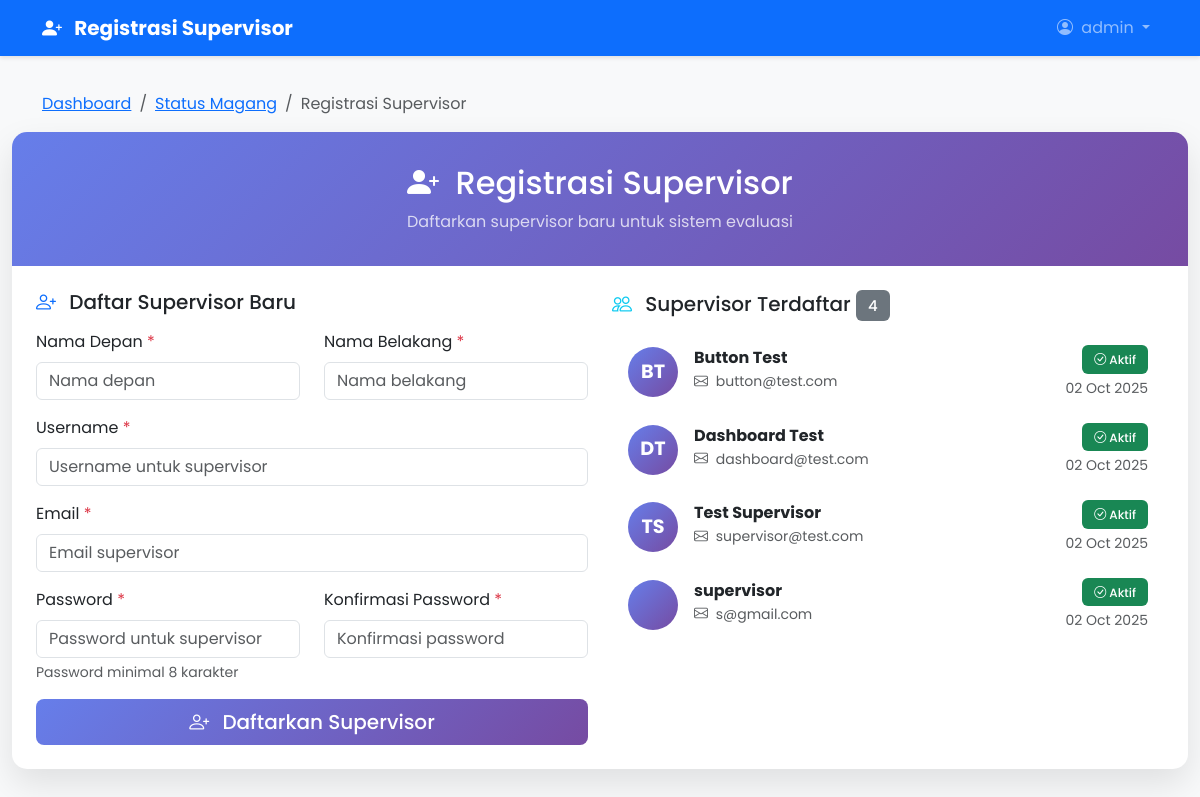
/register-supervisor/ (signed in), run on an earlier commit of the app's database.
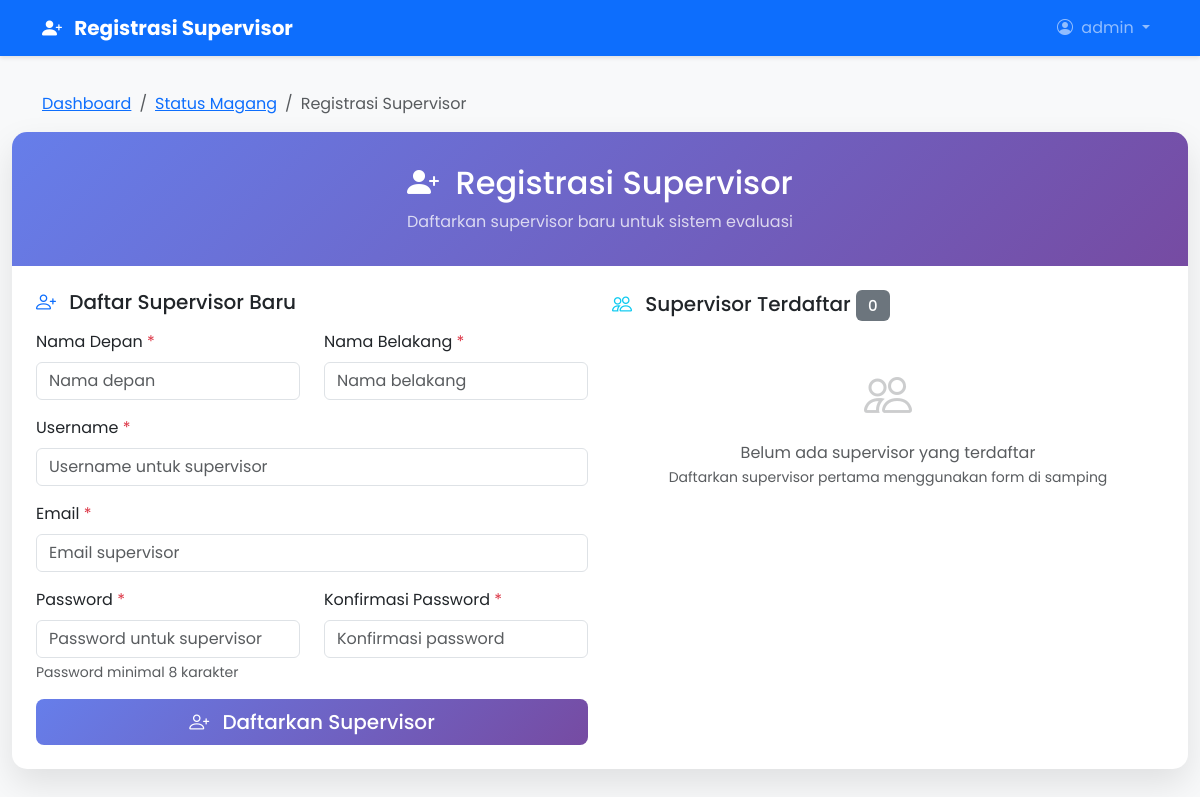
And on a later commit of the database.
### accounts/models.py (models this page shows)
class User(AbstractUser):
    ROLE_CHOICES = (
        ('mahasiswa', 'Mahasiswa'),
        ('supervisor', 'Supervisor'),
        ('admin', 'Admin'),
    )
    role = models.CharField(max_length=20, choices=ROLE_CHOICES)
    @property
    def supervisor(self):
        """Get supervisor profile if user is a supervisor"""
        if self.role == 'supervisor':
            from jobs.models import Supervisor
            try:
                return self.supervisor_profile
            except:
                supervisor = Supervisor.objects.create(
                    user=self,
                    nama=self.get_full_name() or self.username,
                    email=self.email
                )
                return supervisor
        return None

### accounts/views.py (the view)
# urls.py: path('register-supervisor/', views.register_supervisor, name='register_supervisor'),
@login_required
@admin_required
def register_supervisor(request):
    if request.method == 'POST':
        form = SupervisorRegistrationForm(request.POST)
        if form.is_valid():
            try:
                supervisor = form.save()
                messages.success(request, f'Supervisor {supervisor.get_full_name()} berhasil didaftarkan.')
                return redirect('accounts:register_supervisor')
            except Exception as e:
                messages.error(request, f'Terjadi kesalahan: {str(e)}')
        else:
            messages.error(request, 'Mohon perbaiki kesalahan pada form.')
    else:
        form = SupervisorRegistrationForm()
    supervisors = User.objects.filter(role='supervisor').order_by('-date_joined')
    context = {
        'form': form,
        'supervisors': supervisors,
        'title': 'Registrasi Supervisor'
    }
    return render(request, 'accounts/register_supervisor.html', context)

### accounts/templates/accounts/register_supervisor.html (shortened to what the changed rows need)
{% extends 'coops/base.html' %}
{% load static %}
{% block content %}
                    <div class="form-container">
                        <div class="form-header">
                            <h2 class="mb-2">
                                <i class="bi bi-person-plus-fill me-2"></i>
                                {{ title }}
                            </h2>
                        </div>
                        <div class="p-4">
                            <div class="row">
                                <div class="col-md-6">
                                    <h5 class="mb-3">
                                        <i class="bi bi-people me-2 text-info"></i>
                                        Supervisor Terdaftar
                                        <span class="badge bg-secondary">{{ supervisors.count }}</span>
                                    </h5>
                                    {% if supervisors %}
                                        <div class="list-group" style="max-height: 400px; overflow-y: auto;">
                                            {% for supervisor in supervisors %}
                                                <div class="list-group-item supervisor-card border-0 mb-2 rounded">
                                                    <div class="d-flex align-items-center">
                                                        <div class="avatar-circle me-3">
                                                            {{ supervisor.first_name|slice:":1"|upper }}{{ supervisor.last_name|slice:":1"|upper }}
                                                        </div>
                                                        <div class="flex-grow-1">
                                                            <h6 class="mb-1 fw-bold">
                                                                {{ supervisor.get_full_name|default:supervisor.username }}
                                                            </h6>
                                                            <p class="mb-1 text-muted small">
                                                                <i class="bi bi-envelope me-1"></i>
                                                                {{ supervisor.email }}
                                                            </p>
                                                        </div>
                                                        <div class="text-end">
                                                            <span class="badge bg-success">
                                                                <i class="bi bi-check-circle"></i>
                                                                Aktif
                                                            </span>
                                                            <div class="small text-muted mt-1">
                                                                {{ supervisor.date_joined|date:"d M Y" }}
                                                            </div>
                                                        </div>
                                                    </div>
                                                </div>
                                            {% endfor %}
                                        </div>
                                    {% else %}
                                        <div class="text-center text-muted py-4">
                                            <i class="bi bi-people" style="font-size: 3rem; opacity: 0.3;"></i>
                                            <p class="mt-2 mb-0">Belum ada supervisor yang terdaftar</p>
                                            <small>Daftarkan supervisor pertama menggunakan form di samping</small>
                                        </div>
                                    {% endif %}
                                </div>
                            </div>
                        </div>
                    </div>
{% endblock %}

What changed in the data, as far as the page shows it:
removed User: first_name "B", last_name "T", get_full_name "Button Test", email "button@test.com", date_joined "02 Oct 2025"
removed User: first_name "D", last_name "T", get_full_name "Dashboard Test", email "dashboard@test.com", date_joined "02 Oct 2025"
removed User: first_name "T", last_name "S", get_full_name "Test Supervisor", email "supervisor@test.com", date_joined "02 Oct 2025"
removed User: get_full_name "supervisor", email "s@gmail.com", date_joined "02 Oct 2025"
Also different on the page:
{{ supervisors.count }}: "4" → "0"
text now shown: "Belum ada supervisor yang terdaftar Daftarkan supervisor pertama menggunakan form di samping"
